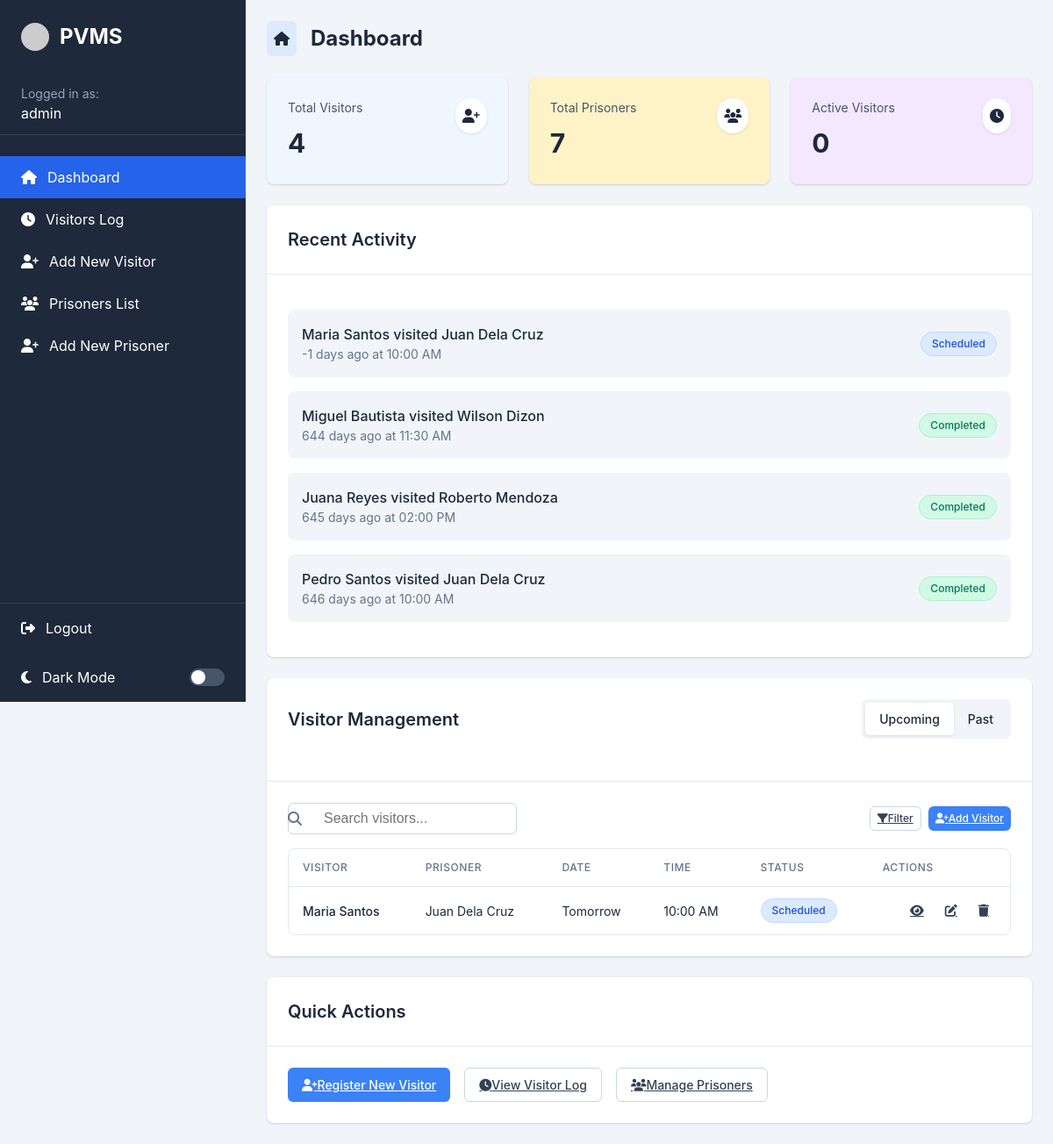
/index.php (signed in), run on the app's committed database.
### tables this page shows
CREATE TABLE IF NOT EXISTS visits (
    id INT AUTO_INCREMENT PRIMARY KEY,
    visitor_id INT NOT NULL,
    prisoner_id INT NOT NULL,
    visit_purpose ENUM('family', 'legal', 'social', 'other') NOT NULL,
    visit_date DATE NOT NULL,
    visit_time TIME NOT NULL,
    duration VARCHAR(20) DEFAULT NULL,
    status ENUM('Scheduled', 'In Progress', 'Completed', 'Cancelled') NOT NULL DEFAULT 'Scheduled',
    activation_code VARCHAR(10) NOT NULL,
    entry_time DATETIME DEFAULT NULL,
    exit_time DATETIME DEFAULT NULL,
    created_at DATETIME NOT NULL,
    updated_at DATETIME DEFAULT NULL,
    FOREIGN KEY (visitor_id) REFERENCES visitors(id) ON DELETE CASCADE,
    FOREIGN KEY (prisoner_id) REFERENCES prisoners(id) ON DELETE CASCADE
);

### includes/functions.php (called while the page is built, shortened)
<?php
require_once 'config.php';
function getDashboardStats() {
    global $pdo;
    $stats = [];
    $stmt = $pdo->query("SELECT COUNT(*) as total FROM visitors");
    $stats['total_visitors'] = $stmt->fetch()['total'];
    $stmt = $pdo->query("SELECT COUNT(*) as total FROM prisoners");
    $stats['total_prisoners'] = $stmt->fetch()['total'];
    $stmt = $pdo->query("SELECT COUNT(*) as total FROM visits WHERE status = 'In Progress'");
    $stats['active_visits'] = $stmt->fetch()['total'];
    $stmt = $pdo->query("SELECT v.*,
                         CONCAT(vis.first_name, ' ', vis.last_name) as visitor_name,
                         CONCAT(p.first_name, ' ', p.last_name) as prisoner_name,
                         DATEDIFF(CURDATE(), v.visit_date) as days_ago
                         FROM visits v
                         JOIN visitors vis ON v.visitor_id = vis.id
                         JOIN prisoners p ON v.prisoner_id = p.id
                         ORDER BY v.visit_date DESC, v.visit_time DESC
                         LIMIT 5");
    $stats['recent_activities'] = $stmt->fetchAll();
    return $stats;
}
function formatTime($time) {
    return date('h:i A', strtotime($time));
}
function getStatusBadgeClass($status) {
    switch ($status) {
        case 'Scheduled':
            return 'badge-blue';
        case 'Completed':
            return 'badge-green';
    }
}
?>

### index.php (the view, shortened to what this page needs)
<?php
require_once 'includes/config.php';
require_once 'includes/functions.php';
$stats = getDashboardStats();
require_once 'includes/header.php';
?>
<div class="page-header">
    <div class="page-header-icon bg-blue-100">
        <i class="fas fa-home text-blue-600"></i>
    </div>
    <h1>Dashboard</h1>
</div>
<div class="space-y-6">
    <div class="stats-grid">
        <div class="card stat-card stat-card-blue">
            <div class="stat-card-content">
                <div class="stat-card-info">
                    <p>Total Visitors</p>
                    <h3><?php echo $stats['total_visitors']; ?></h3>
                </div>
                <div class="stat-card-icon">
                    <i class="fas fa-user-plus text-blue-600"></i>
                </div>
            </div>
        </div>
        <div class="card stat-card stat-card-yellow">
            <div class="stat-card-content">
                <div class="stat-card-info">
                    <p>Total Prisoners</p>
                    <h3><?php echo $stats['total_prisoners']; ?></h3>
                </div>
                <div class="stat-card-icon">
                    <i class="fas fa-users text-yellow-600"></i>
                </div>
            </div>
        </div>
        <div class="card stat-card stat-card-purple">
            <div class="stat-card-content">
                <div class="stat-card-info">
                    <p>Active Visitors</p>
                    <h3><?php echo $stats['active_visits']; ?></h3>
                </div>
                <div class="stat-card-icon">
                    <i class="fas fa-clock text-purple-600"></i>
                </div>
            </div>
        </div>
    </div>
    <div class="card">
        <div class="card-header">
            <div class="flex justify-between items-center">
                <h2 class="card-title">Recent Activity</h2>
            </div>
        </div>
        <div class="card-content">
            <div class="activity-list">
                <?php if (empty($stats['recent_activities'])): ?>
                    <p class="text-center text-gray-500">No recent activities</p>
                <?php else: ?>
                    <?php foreach ($stats['recent_activities'] as $activity): ?>
                        <div class="activity-item">
                            <div class="activity-item-info">
                                <p><?php echo htmlspecialchars($activity['visitor_name']); ?> visited <?php echo htmlspecialchars($activity['prisoner_name']); ?></p>
                                <p><?php echo $activity['days_ago']; ?> days ago at <?php echo formatTime($activity['visit_time']); ?></p>
                            </div>
                            <span class="badge badge-outline <?php echo getStatusBadgeClass($activity['status']); ?>">
                                <?php echo $activity['status']; ?>
                            </span>
                        </div>
                    <?php endforeach; ?>
                <?php endif; ?>
            </div>
        </div>
    </div>
    <div class="card">
        <div class="card-header">
            <div class="tabs-header">
                <h2 class="card-title">Visitor Management</h2>
                <div class="tabs-list">
                    <div class="tab-trigger active" data-tab="upcoming-tab">Upcoming</div>
                    <div class="tab-trigger" data-tab="past-tab">Past</div>
                </div>
            </div>
        </div>
        <div class="card-content">
            <div id="upcoming-tab" class="tab-content active">
                <div class="flex justify-between items-center mb-4">
                    <div class="relative w-64">
                        <span class="absolute inset-y-0 left-0 flex items-center pl-3 pointer-events-none">
                        </span>
                        <input type="text" placeholder="Search visitors..." class="form-control pl-10">
                    </div>
                    <div class="flex gap-2">
                        <a href="visits.php" class="btn btn-outline btn-sm">
                            <i class="fas fa-filter mr-2"></i>
                            Filter
                        </a>
                        <a href="add_visitor.php" class="btn btn-primary btn-sm">
                            <i class="fas fa-user-plus mr-2"></i>
                            Add Visitor
                        </a>
                    </div>
                </div>
                <div class="table-container">
                    <table class="table">
                        <thead>
                            <tr>
                                <th>Visitor</th>
                                <th>Prisoner</th>
                                <th>Date</th>
                                <th>Time</th>
                                <th>Status</th>
                                <th class="text-right">Actions</th>
                            </tr>
                        </thead>
                        <tbody>
                            <?php
                            $stmt = $pdo->query("SELECT v.*,
                                                CONCAT(vis.first_name, ' ', vis.last_name) as visitor_name,
                                                CONCAT(p.first_name, ' ', p.last_name) as prisoner_name
                                                FROM visits v
                                                JOIN visitors vis ON v.visitor_id = vis.id
                                                JOIN prisoners p ON v.prisoner_id = p.id
                                                WHERE v.visit_date >= CURDATE() AND v.status = 'Scheduled'
                                                ORDER BY v.visit_date ASC, v.visit_time ASC
                                                LIMIT 5");
                            $upcomingVisits = $stmt->fetchAll();
                            if (empty($upcomingVisits)):
                            ?>
                                <tr>
                                    <td colspan="6" class="text-center py-8 text-gray-500">
                                        No upcoming visits scheduled
                                    </td>
                                </tr>
                            <?php else: ?>
                                <?php foreach ($upcomingVisits as $visit): ?>
                                    <tr>
                                        <td class="font-medium"><?php echo htmlspecialchars($visit['visitor_name']); ?></td>
                                        <td><?php echo htmlspecialchars($visit['prisoner_name']); ?></td>
                                        <td>
                                            <?php
                                            $visitDate = new DateTime($visit['visit_date']);
                                            $today = new DateTime();
                                            $tomorrow = new DateTime('tomorrow');
                                            if ($visitDate->format('Y-m-d') === $today->format('Y-m-d')) {
                                                echo 'Today';
                                            } elseif ($visitDate->format('Y-m-d') === $tomorrow->format('Y-m-d')) {
                                                echo 'Tomorrow';
                                            } else {
                                                echo formatDate($visit['visit_date']);
                                            }
                                            ?>
                                        </td>
                                        <td><?php echo formatTime($visit['visit_time']); ?></td>
                                        <td>
                                            <span class="badge badge-outline <?php echo getStatusBadgeClass($visit['status']); ?>">
                                                <?php echo $visit['status']; ?>
                                            </span>
                                        </td>
                                        <td class="text-right">
                                            <div class="table-actions">
                                                <a href="visits.php?view=<?php echo $visit['id']; ?>" class="btn btn-ghost btn-icon">
                                                    <i class="fas fa-eye"></i>
                                                </a>
                                                <a href="visits.php?edit=<?php echo $visit['id']; ?>" class="btn btn-ghost btn-icon">
                                                    <i class="fas fa-edit"></i>
                                                </a>
                                                <a href="visits.php?delete=<?php echo $visit['id']; ?>" class="btn btn-ghost btn-icon" onclick="return confirm('Are you sure you want to delete this visit?')">
                                                    <i class="fas fa-trash"></i>
                                                </a>
                                            </div>
                                        </td>
                                    </tr>
                                <?php endforeach; ?>
                            <?php endif; ?>
                        </tbody>
                    </table>
                </div>
            </div>
        </div>
    </div>
    <div class="card">
        <div class="card-header">
            <h2 class="card-title">Quick Actions</h2>
        </div>
        <div class="card-content">
            <div class="flex flex-wrap gap-4">
                <a href="add_visitor.php" class="btn btn-primary">
                    <i class="fas fa-user-plus mr-2"></i>
                    Register New Visitor
                </a>
                <a href="visits.php" class="btn btn-outline">
                    <i class="fas fa-clock mr-2"></i>
                    View Visitor Log
                </a>
                <a href="prisoners.php" class="btn btn-outline">
                    <i class="fas fa-users mr-2"></i>
                    Manage Prisoners
                </a>
            </div>
        </div>
    </div>
</div>
<?php require_once 'includes/footer.php'; ?>

### data on the page
visits: visitor_name "Maria Santos", prisoner_name "Juan Dela Cruz", days_ago "-1", visit_time "10:00 AM", status "Scheduled", visit_date "Tomorrow"
visits: visitor_name "Miguel Bautista", prisoner_name "Wilson Dizon", days_ago "644", visit_time "11:30 AM", status "Completed"
visits: visitor_name "Juana Reyes", prisoner_name "Roberto Mendoza", days_ago "645", visit_time "02:00 PM", status "Completed"
visits: visitor_name "Pedro Santos", prisoner_name "Juan Dela Cruz", days_ago "646", visit_time "10:00 AM", status "Completed"

### other printed values
$_SESSION['username'] "admin"
$stats['total_visitors'] "4"
$stats['total_prisoners'] "7"
$stats['active_visits'] "0"
